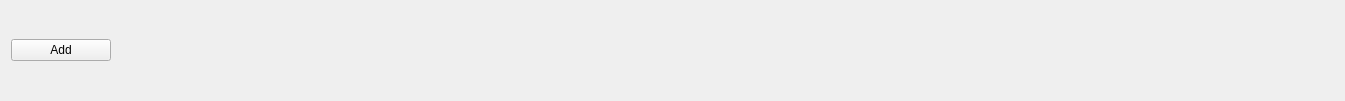
<?xml version="1.0" encoding="UTF-8"?>
<ui version="4.0">
 <class>PrimitiveCompoundFrame</class>
 <widget class="QFrame" name="PrimitiveCompoundFrame">
  <property name="geometry">
   <rect>
    <x>0</x>
    <y>0</y>
    <width>1345</width>
    <height>101</height>
   </rect>
  </property>
  <property name="windowTitle">
   <string>Frame</string>
  </property>
  <property name="toolTip">
   <string>Set the compound type for metadata block.</string>
  </property>
  <property name="frameShape">
   <enum>QFrame::NoFrame</enum>
  </property>
  <layout class="QVBoxLayout" name="verticalLayout">
   <item>
    <layout class="QVBoxLayout" name="mainVerticalLayout">
     <item>
      <widget class="QPushButton" name="addPushButton">
       <property name="sizePolicy">
        <sizepolicy hsizetype="Fixed" vsizetype="Fixed">
         <horstretch>0</horstretch>
         <verstretch>0</verstretch>
        </sizepolicy>
       </property>
       <property name="minimumSize">
        <size>
         <width>100</width>
         <height>0</height>
        </size>
       </property>
       <property name="toolTip">
        <string>Add a new compound entry to the list.</string>
       </property>
       <property name="text">
        <string>Add</string>
       </property>
      </widget>
     </item>
     <item>
      <layout class="QHBoxLayout" name="compoundHorizontalLayout"/>
     </item>
    </layout>
   </item>
  </layout>
 </widget>
 <resources/>
 <connections/>
</ui>
